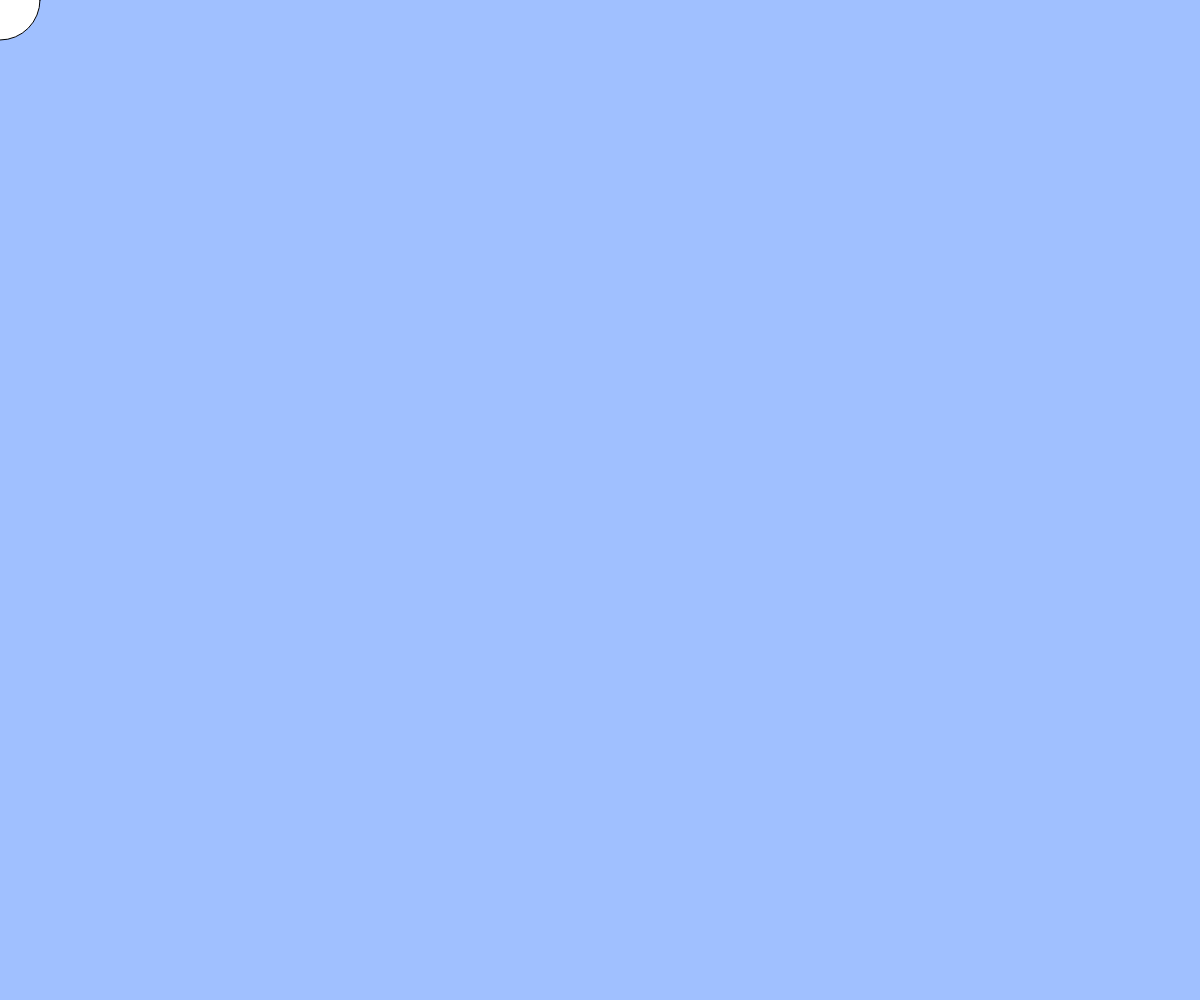
Frame 1 (no input)
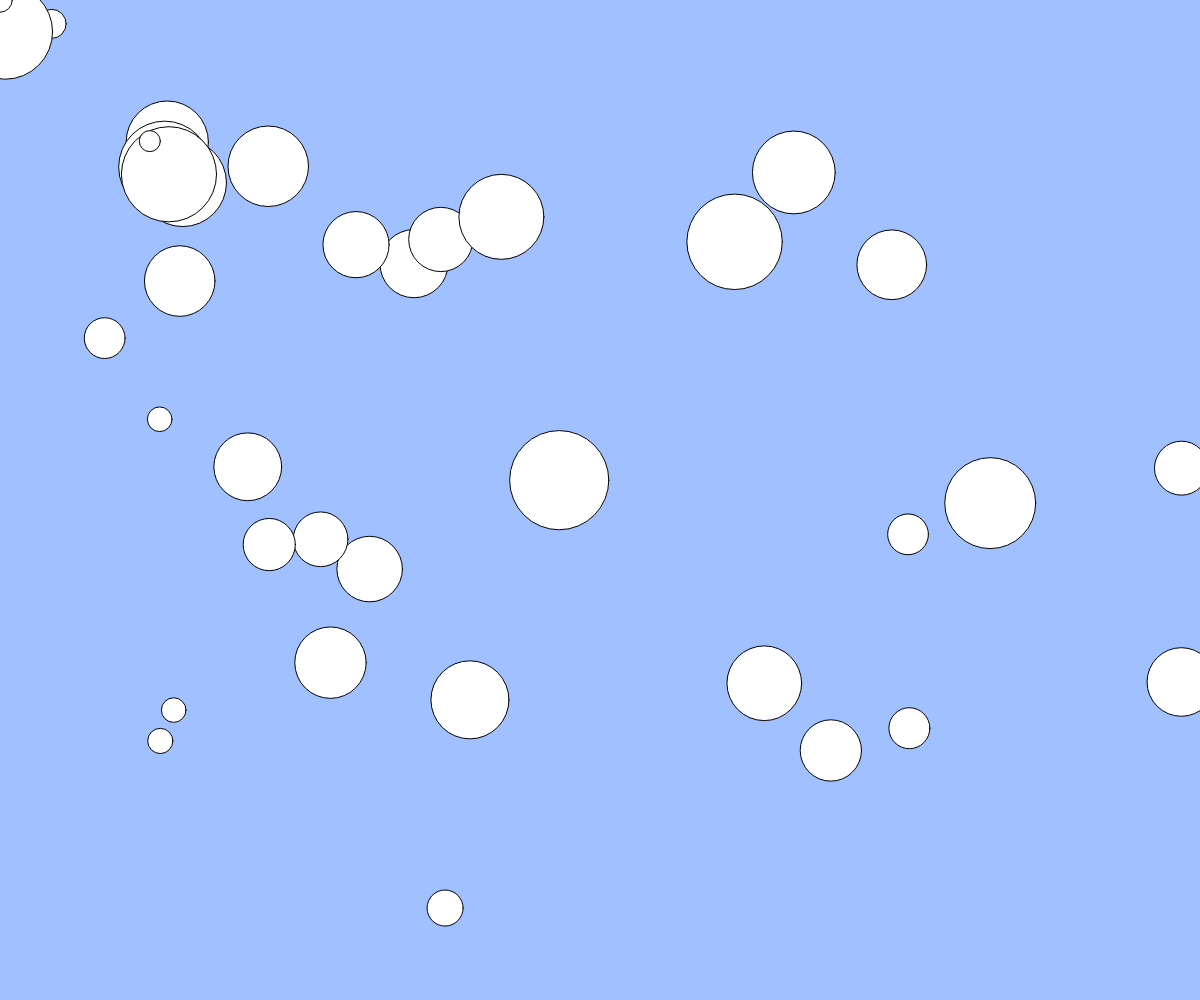
Frame 60 (no input)
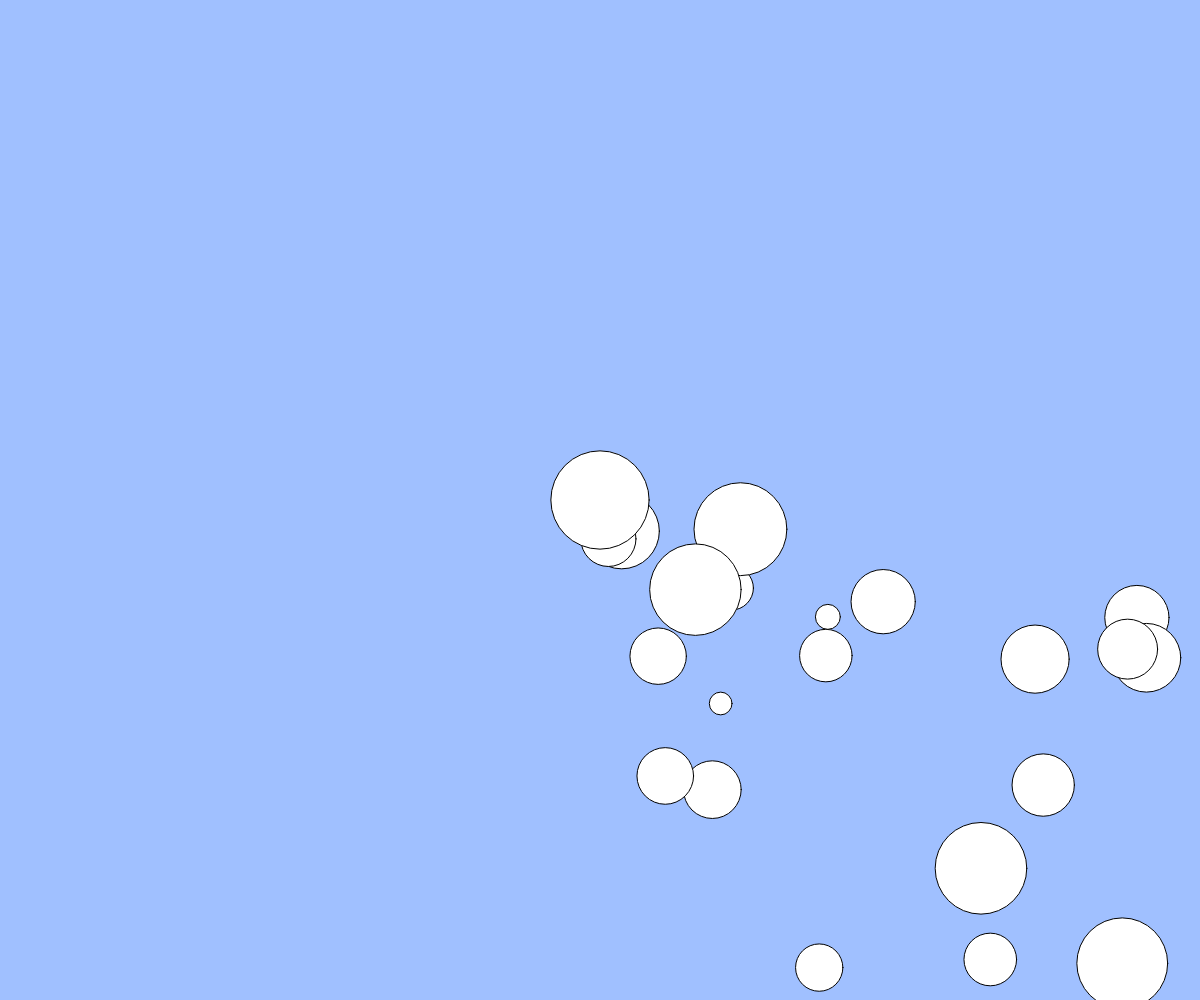
Frame 120 (the mouse pressed at the canvas centre since frame 60)

The p5.js sketch that drew these frames (run headless with seeded random() and noise() and a simulated clock; from frame 60 on, the mouse is pressed at the canvas centre):

// p5.js sketch
// ── sketch.js
//　テキスト「オブジェクト」
// 練習問題：ボールのサイズをランダムに変更してみよう
// 練習問題：何も操作しなくてもボールが湧いてくる機能を追加しよう

let balls;

function setup() {
  createCanvas(windowWidth, windowHeight);
  balls = [];
}

function draw() {
  background(160, 192, 255);
  let dx = random(5, 50);
  let dy = random(5, 50);
  if (mag(dx, dy) > 5) {
    const b = { x: mouseX, y: mouseY, size: random(20, 100), vx: dx, vy: dy };
    balls.push(b);
  }
  for (let i = 0; i < balls.length; i++) {
    let b = balls[i];
    ellipse(b.x, b.y, b.size);
    b.x += b.vx;
    b.y += b.vy;
  }
}

function mouseDragged() {
  const dx = mouseX - pmouseX;
  const dy = mouseY - pmouseY;
  //randomSize = random(20, 100); 27行目に組み込んだので不要
  if (mag(dx, dy) > 5) {
    const b = { x: mouseX, y: mouseY, size: random(20, 100), vx: dx, vy: dy };
    balls.push(b);
  }
}

function windowResized() {
  resizeCanvas(windowWidth, windowHeight);
}
